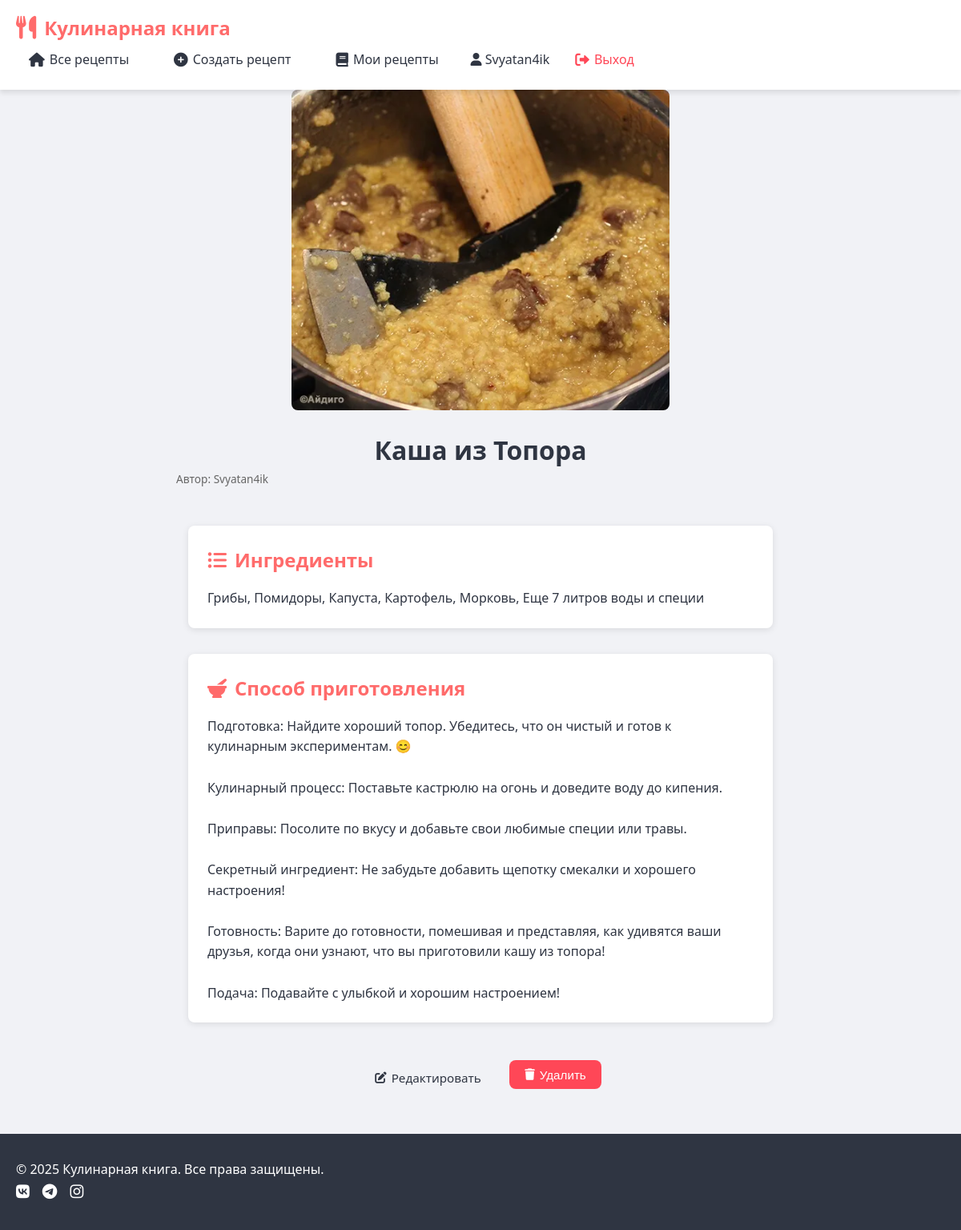
Page /recipe/1 (signed in) on the committed database.
### main.py (models this page shows)
class User(db.Model):
    id = db.Column(db.Integer, primary_key=True)
    email = db.Column(db.String(120), unique=True, nullable=False)
    password_hash = db.Column(db.String(128), nullable=False)
    username = db.Column(db.String(80), nullable=False)
    recipes = db.relationship('Recipe', backref='author', lazy=True)

class Recipe(db.Model):
    id = db.Column(db.Integer, primary_key=True)
    title = db.Column(db.String(100), nullable=False)
    ingredients = db.Column(db.Text, nullable=False)
    instructions = db.Column(db.Text, nullable=False)
    image = db.Column(db.String(100))  # Это поле должно быть
    author_id = db.Column(db.Integer, db.ForeignKey('user.id'), nullable=False)

### main.py (the view)
@app.route('/recipe/<int:recipe_id>')
def view_recipe(recipe_id):
    recipe = Recipe.query.get_or_404(recipe_id)
    return render_template('recipe_detail.html', recipe=recipe)

### templates/recipe_detail.html
{% extends "base.html" %}
{% block content %}
<div class="container recipe-detail">
    <div class="recipe-header">
        {% if recipe.image %}
        <img src="{{ url_for('static', filename=recipe.image) }}" alt="{{ recipe.title }}" class="recipe-main-image">
        {% endif %}
        <h1>{{ recipe.title }}</h1>
        <p class="recipe-author">Автор: {{ recipe.author.username }}</p>
    </div>
    <div class="recipe-content">
        <div class="recipe-ingredients">
            <h2><i class="fas fa-list-ul"></i> Ингредиенты</h2>
            <div class="ingredients-list">
                {{ recipe.ingredients|replace('\n', '<br>')|safe }}
            </div>
        </div>
        <div class="recipe-instructions">
            <h2><i class="fas fa-mortar-pestle"></i> Способ приготовления</h2>
            <div class="instructions-text">
                {{ recipe.instructions|replace('\n', '<br>')|safe }}
            </div>
        </div>
    </div>
    {% if 'user_id' in session and session['user_id'] == recipe.author_id %}
    <div class="recipe-actions">
        <a href="{{ url_for('edit_recipe', recipe_id=recipe.id) }}" class="btn btn-edit">
            <i class="fas fa-edit"></i> Редактировать
        </a>
        <form action="{{ url_for('delete_recipe', recipe_id=recipe.id) }}" method="POST" class="delete-form">
            <button type="submit" class="btn btn-danger">
                <i class="fas fa-trash"></i> Удалить
            </button>
        </form>
    </div>
    {% endif %}
</div>
{% endblock %}

### templates/base.html (shortened to what this page needs)
<!DOCTYPE html>
<html lang="ru">
<head>
    <link rel="stylesheet" href="{{ url_for('static', filename='css/style.css') }}">
    <link rel="stylesheet" href="https://cdnjs.cloudflare.com/ajax/libs/font-awesome/6.0.0/css/all.min.css">
</head>
<body>
    <header>
        <nav>
            <div class="container">
                <a href="{{ url_for('index') }}" class="logo">
                    <i class="fas fa-utensils"></i> Кулинарная книга
                </a>
                <div class="nav-links">
                    <a href="{{ url_for('index') }}"><i class="fas fa-home"></i> Все рецепты</a>
                    <a href="{{ url_for('create_recipe') }}"><i class="fas fa-plus-circle"></i> Создать рецепт</a>
                    {% if 'user_id' in session %}
                        <a href="{{ url_for('my_recipes') }}"><i class="fas fa-book"></i> Мои рецепты</a>
                        <div class="user-menu">
                            <span><i class="fas fa-user"></i> {{ session['username'] }}</span>
                            <a href="{{ url_for('logout') }}" class="logout-btn"><i class="fas fa-sign-out-alt"></i> Выход</a>
                        </div>
                    {% else %}
                        <a href="{{ url_for('register') }}"><i class="fas fa-user-plus"></i> Регистрация</a>
                        <a href="{{ url_for('login') }}"><i class="fas fa-sign-in-alt"></i> Вход</a>
                    {% endif %}
                </div>
            </div>
        </nav>
    </header>
    <main class="container">
        {% block content %}{% endblock %}
    </main>
    <footer>
        <div class="container">
            <p>&copy; 2025 Кулинарная книга. Все права защищены.</p>
            <div class="social-links">
                <a href="#"><i class="fab fa-vk"></i></a>
                <a href="#"><i class="fab fa-telegram"></i></a>
                <a href="#"><i class="fab fa-instagram"></i></a>
            </div>
        </div>
    </footer>
</body>
</html>

### static/css/style.css (style rules this page uses)
:root { --primary: #ff6b6b; --primary-dark: #ff4757; --secondary: #4ecdc4; --dark: #2f3542; --light: #f1f2f6; --gray: #a4b0be; --success: #2ed573; --danger: #ff4757; --warning: #ffa502; --white: #ffffff; --shadow: 0 4px 6px rgba(0, 0, 0, 0.1); --radius: 8px; --transition: all 0.3s ease; }
* { margin: 0; padding: 0; box-sizing: border-box; }
body { font-family: 'Segoe UI', Tahoma, Geneva, Verdana, sans-serif; line-height: 1.6; color: var(--dark); background-color: var(--light); min-height: 100vh; display: flex; flex-direction: column; }
a { text-decoration: none; color: inherit; }
.container { width: 100%; max-width: 1200px; margin: 0 auto; padding: 0 20px; }
header { background: var(--white); box-shadow: var(--shadow); position: sticky; top: 0; z-index: 100; }
nav { display: flex; justify-content: space-between; align-items: center; padding: 1rem 0; }
.logo { display: flex; align-items: center; gap: 10px; font-size: 1.5rem; font-weight: 700; color: var(--primary); }
.logo i { font-size: 1.8rem; }
.nav-links { display: flex; gap: 1.5rem; align-items: center; }
.nav-links a { display: flex; align-items: center; gap: 6px; font-weight: 500; padding: 0.5rem 1rem; border-radius: var(--radius); transition: var(--transition); }
.nav-links a i { font-size: 1.1rem; }
.user-menu { display: flex; align-items: center; gap: 1rem; }
.user-menu span { font-weight: 500; }
.logout-btn { color: var(--danger); transition: var(--transition); }
main { flex: 1; padding: 2rem 0; }
.recipe-content { padding: 1.5rem; flex: 1; display: flex; flex-direction: column; }
.recipe-author { color: var(--gray); font-size: 0.9rem; margin-bottom: 1rem; }
.recipe-actions { display: flex; gap: 0.5rem; }
.btn { display: inline-flex; align-items: center; gap: 6px; padding: 0.6rem 1.2rem; border-radius: var(--radius); font-weight: 500; cursor: pointer; transition: var(--transition); border: none; font-size: 0.95rem; }
.btn i { font-size: 0.9rem; }
.btn-danger { background: var(--danger); color: var(--white); }
footer { background: var(--dark); color: var(--white); padding: 2rem 0; margin-top: 3rem; }
.social-links { display: flex; gap: 1rem; }
.social-links a { color: var(--white); font-size: 1.2rem; transition: var(--transition); }
.recipe-author { font-size: 0.85rem; color: #666; margin-bottom: 10px; }
.recipe-detail { max-width: 800px; margin: 0 auto; }
.recipe-header { text-align: center; margin-bottom: 2rem; }
.recipe-main-image { max-width: 100%; height: auto; max-height: 400px; border-radius: 8px; margin-bottom: 1rem; object-fit: cover; }
.recipe-content { display: grid; grid-template-columns: 1fr 2fr; gap: 2rem; }
.recipe-ingredients, .recipe-instructions { background: white; padding: 1.5rem; border-radius: 8px; box-shadow: 0 2px 8px rgba(0,0,0,0.1); }
.recipe-ingredients h2, .recipe-instructions h2 { color: #ff6b6b; margin-top: 0; margin-bottom: 1rem; display: flex; align-items: center; gap: 10px; }
.ingredients-list, .instructions-text { line-height: 1.6; }
.recipe-actions { display: flex; gap: 1rem; margin-top: 2rem; justify-content: center; }
.recipe-content { padding: 15px; flex: 1; display: flex; flex-direction: column; }
.recipe-author { font-size: 0.85rem; color: #666; margin: 0 0 12px 0; display: flex; align-items: center; gap: 5px; }

### rows in the picture
User: username "Svyatan4ik", author.username "Svyatan4ik"
Recipe: image (picture), title "Каша из Топора", ingredients "Грибы, Помидоры, Капуста, Картофель, Морковь, Еще 7 литров воды и специи", instructions "Подготовка: Найдите хороший топор. Убедитесь, что он чистый и готов к кулинарным экспериментам. 😊 Кулинарный процесс: Поставьте кастрюлю на огонь и доведите воду до кипения. Приправы: Посолите по вкусу и добавьте свои любимые специи или травы. Секретный ингредиент: Не забудьте добавить щепотку смекалки и хорошего настроения! Готовность: Варите до готовности, помешивая и представляя, как удивятся ваши друзья, когда они узнают, что вы приготовили кашу из топора! Подача: Подавайте с улыбкой и хорошим настроением!"
